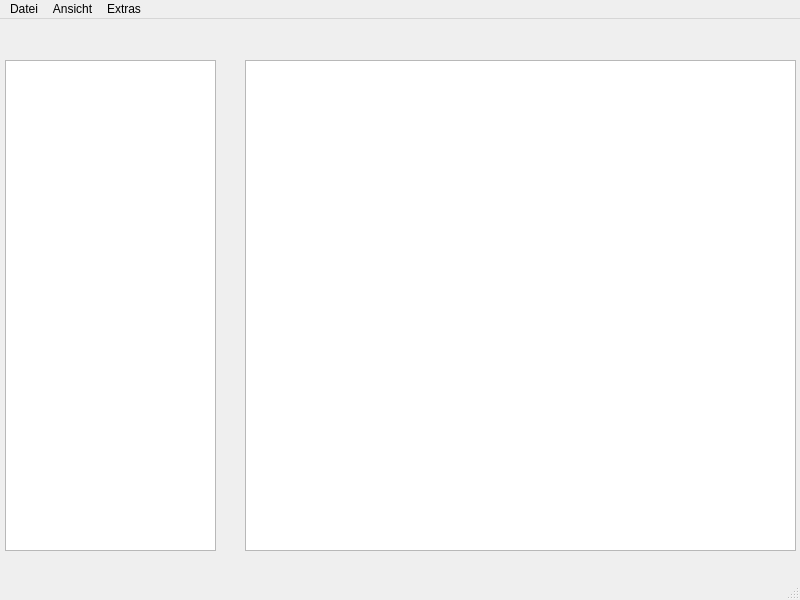
<?xml version="1.0" encoding="UTF-8"?>
<ui version="4.0">
 <class>MainWindow</class>
 <widget class="QMainWindow" name="MainWindow">
  <property name="geometry">
   <rect>
    <x>0</x>
    <y>0</y>
    <width>800</width>
    <height>600</height>
   </rect>
  </property>
  <property name="windowTitle">
   <string>MainWindow</string>
  </property>
  <widget class="QWidget" name="centralwidget">
   <widget class="QTreeView" name="treeView">
    <property name="geometry">
     <rect>
      <x>5</x>
      <y>41</y>
      <width>211</width>
      <height>491</height>
     </rect>
    </property>
   </widget>
   <widget class="QListWidget" name="listWidget">
    <property name="geometry">
     <rect>
      <x>245</x>
      <y>41</y>
      <width>551</width>
      <height>491</height>
     </rect>
    </property>
   </widget>
  </widget>
  <widget class="QMenuBar" name="menubar">
   <property name="geometry">
    <rect>
     <x>0</x>
     <y>0</y>
     <width>800</width>
     <height>37</height>
    </rect>
   </property>
   <widget class="QMenu" name="menuDatei">
    <property name="title">
     <string>Datei</string>
    </property>
    <addaction name="NewButton"/>
    <addaction name="OpenButton"/>
    <addaction name="separator"/>
    <addaction name="ImportButton"/>
    <addaction name="ExportButton"/>
    <addaction name="separator"/>
    <addaction name="QuitButton"/>
   </widget>
   <widget class="QMenu" name="menuAnsicht">
    <property name="title">
     <string>Ansicht</string>
    </property>
    <addaction name="FullscreenButton"/>
   </widget>
   <widget class="QMenu" name="menuExtras">
    <property name="title">
     <string>Extras</string>
    </property>
    <addaction name="SettingsButton"/>
   </widget>
   <addaction name="menuDatei"/>
   <addaction name="menuAnsicht"/>
   <addaction name="menuExtras"/>
  </widget>
  <widget class="QStatusBar" name="statusbar"/>
  <action name="OpenButton">
   <property name="text">
    <string>Öffnen</string>
   </property>
  </action>
  <action name="ImportButton">
   <property name="text">
    <string>Importieren</string>
   </property>
  </action>
  <action name="ExportButton">
   <property name="text">
    <string>Exportieren</string>
   </property>
  </action>
  <action name="QuitButton">
   <property name="text">
    <string>Beenden</string>
   </property>
  </action>
  <action name="FullscreenButton">
   <property name="text">
    <string>Vollbild</string>
   </property>
  </action>
  <action name="SettingsButton">
   <property name="text">
    <string>Einstellungen</string>
   </property>
  </action>
  <action name="NewButton">
   <property name="text">
    <string>Neu</string>
   </property>
  </action>
 </widget>
 <resources/>
 <connections/>
</ui>
